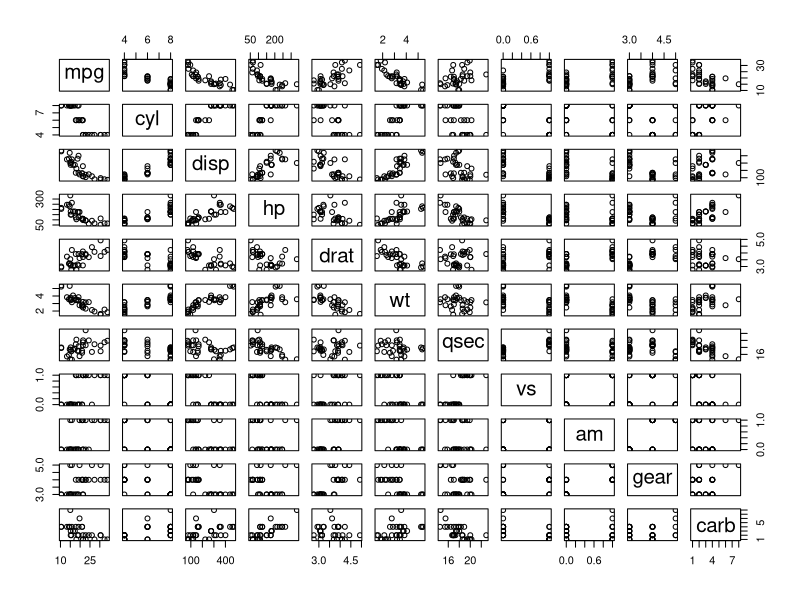
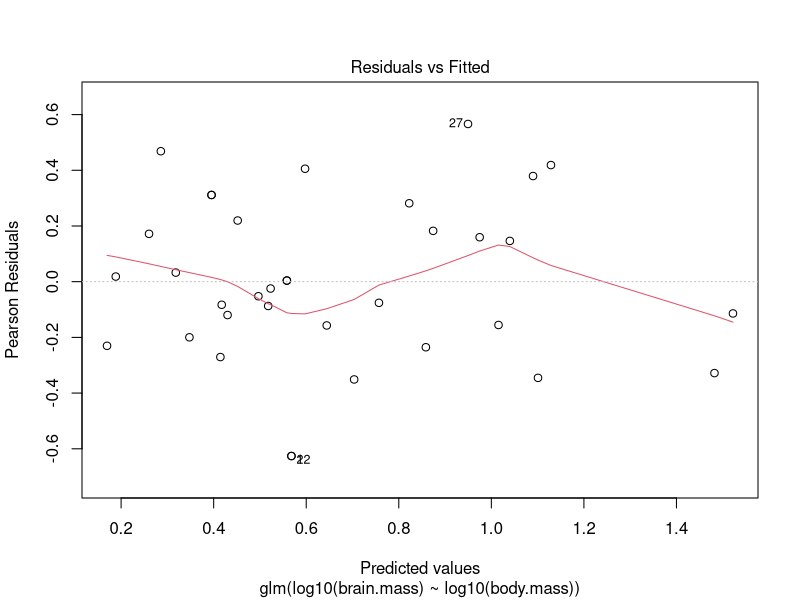
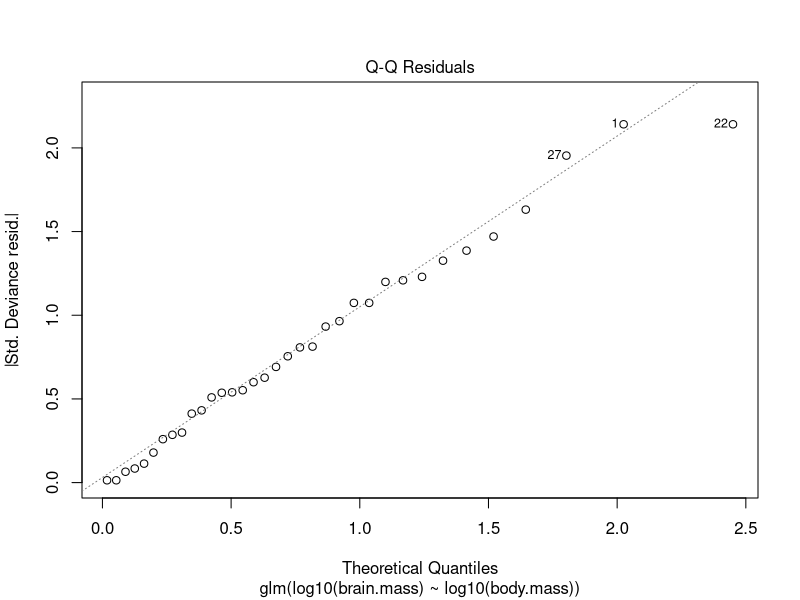
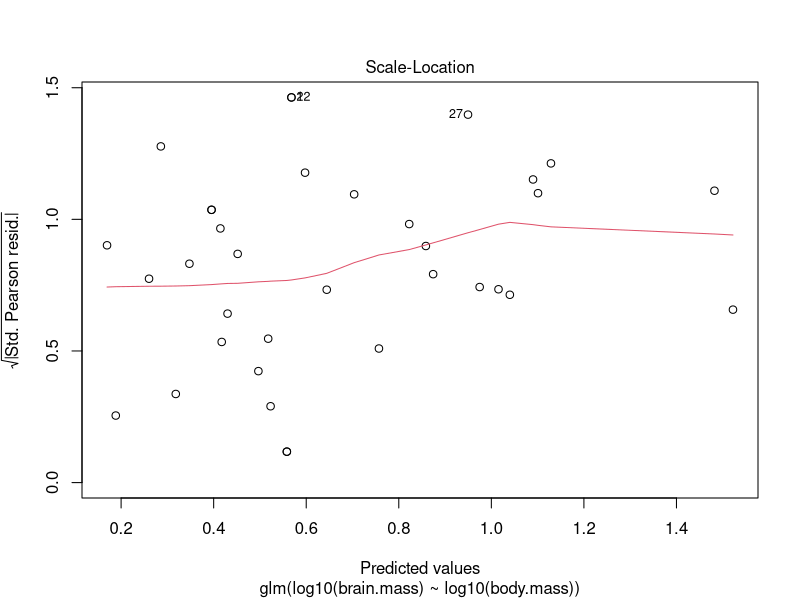
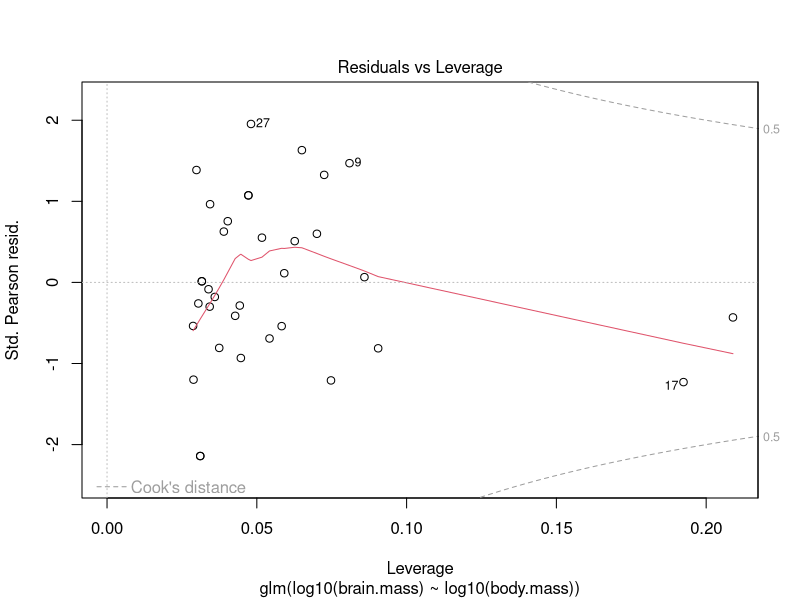
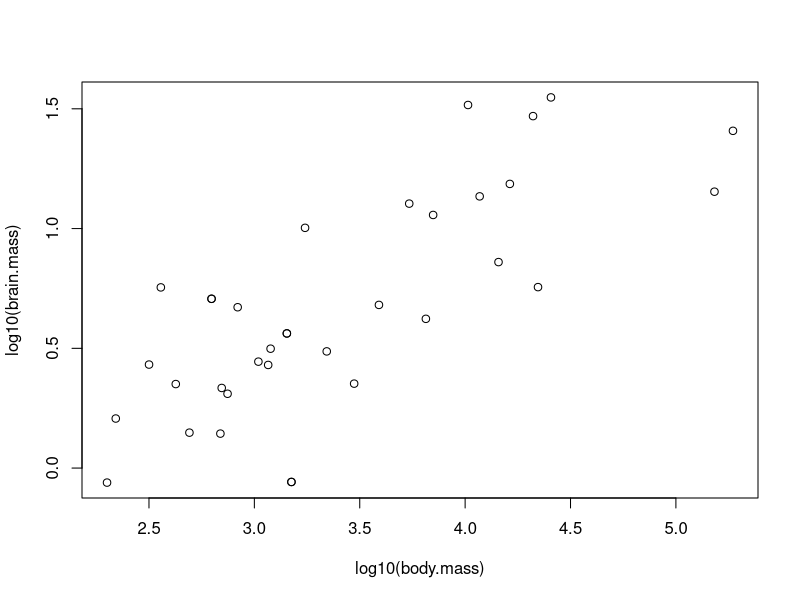
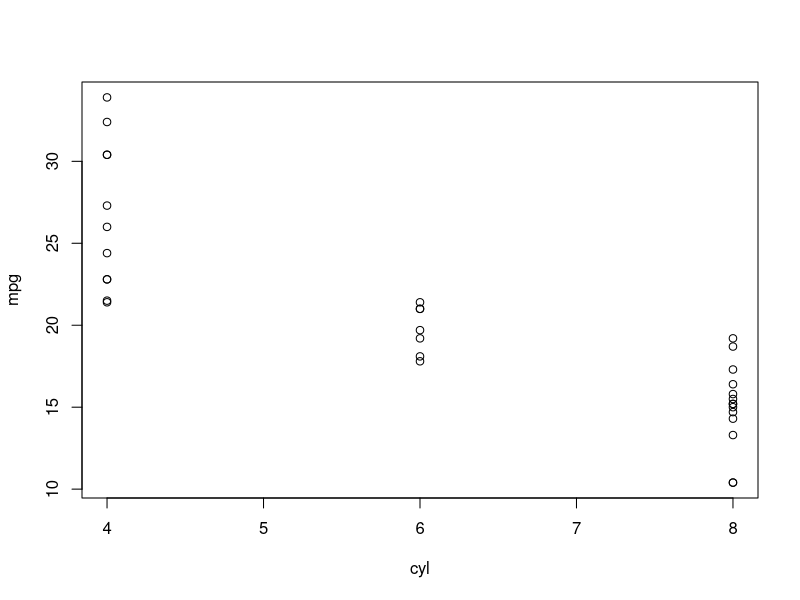
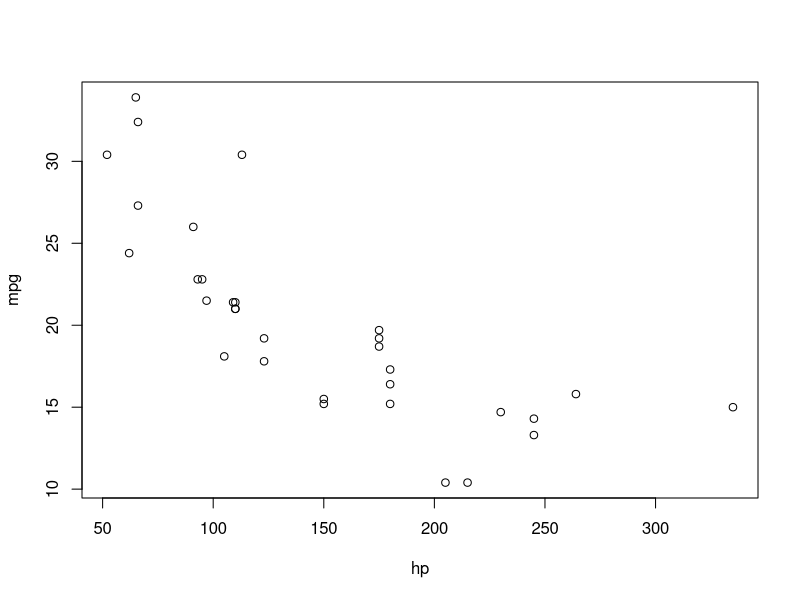

The R source for these figures, in order:
## ---- chunk 1
knitr::opts_chunk$set(echo = FALSE)
## ---- chunk 2

plot(mtcars)

glm1 <- glm(mpg ~ disp + hp, data=mtcars)
summary(glm1)
## ---- chunk 3

lm(mpg ~ disp + hp, data=mtcars)
glm(mpg ~ disp + hp, data=mtcars)

## ---- chunk 4

glm2 <- glm(am ~ disp + hp, data=mtcars, family=binomial)
summary(glm2)

# It is important for binomial family that your response variable is 0 and 1, otherwise you will get an error.

## ---- chunk 5

glm3 <- glm(mpg ~ disp + hp, data=mtcars, family=poisson)
summary(glm3)

## ---- chunk 6

#create a factor to work on
df <- mtcars
df$cyl <- as.factor(df$cyl)

aov.cars <- aov(mpg~cyl, data = df)
anova(aov.cars)
model.tables(aov.cars, "means")

lm.cars <- lm(mpg~cyl, data = df)
summary(lm.cars)

glm.cars <- glm(mpg~cyl, data = df)
summary(glm.cars)
## ---- chunk 7
bd <- read.csv("Data/brain.data.csv")

#run simple glm
mod <- glm(log10(brain.mass) ~ log10(body.mass), data=bd)
summary(mod)

plot(mod)
plot(log10(brain.mass) ~ log10(body.mass), data=bd)
## ---- chunk 8

brain.1 <- glm(log10(brain.mass) ~ log10(body.mass), data=bd)
summary(brain.1)

brain.2 <- glm(log10(brain.mass) ~ log10(body.mass) + reproductive.mode, data=bd)
summary(brain.2)

brain.3 <- glm(log10(brain.mass) ~ log10(body.mass) + habitat, data=bd)
summary(brain.3)

brain.4 <- glm(log10(brain.mass) ~ log10(body.mass) + reproductive.mode + habitat, data=bd)
summary(brain.4)

brain.5 <- glm(log10(telencephalon) ~ log10(body.mass) * habitat, data=bd)
summary(brain.5)

AIC(brain.1, brain.2, brain.3, brain.4, brain.5)

## ---- chunk 9

plot(mpg~cyl, data=mtcars)
plot(mpg~hp, data = mtcars)

cars.model <- glm(mpg ~ cyl*hp, data=mtcars)
summary(cars.model)

df <- mtcars
df$vs <- as.factor(df$vs)
glm(mpg~vs, data = mtcars)
